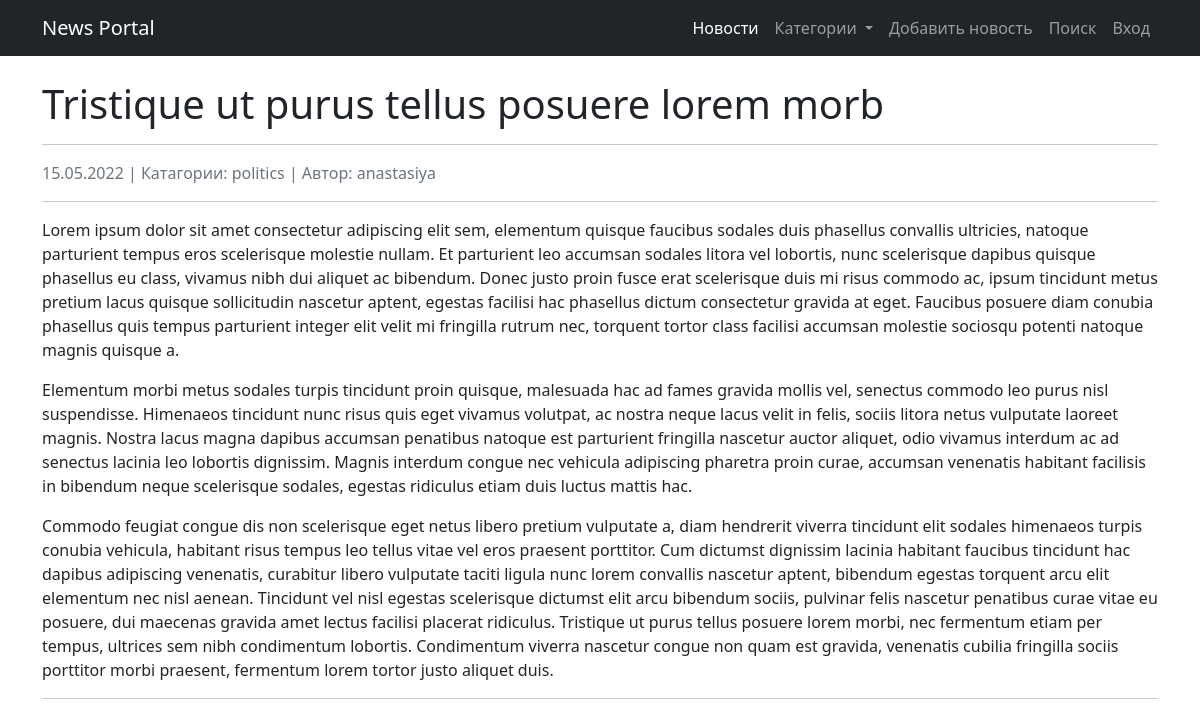
Page /news/157 on the committed database.
### news/models.py (models this page shows, shortened)
class Post(models.Model):
    article = 'AR'
    news = 'NW'
    POST_TYPE = [
        (article, 'статья'),
        (news, 'новость'),
    ]
    author = models.ForeignKey(Author, on_delete=models.CASCADE)
    post_type = models.CharField(
        max_length=2, choices=POST_TYPE, default=article)
    date = models.DateTimeField(auto_now_add=True)
    title = models.CharField(max_length=255)
    text = models.TextField()
    rating = models.IntegerField(default=0)
    category = models.ManyToManyField(
        Category, through='PostCategory')

class Category(models.Model):
    name = models.CharField(max_length=255, unique=True)
    subscriber = models.ManyToManyField(
        'Subscriber', through='CategorySubscriber')
    def __str__(self):
        return self.name

class Author(models.Model):
    username = models.OneToOneField(
        User, on_delete=models.CASCADE, primary_key=True)
    rating = models.IntegerField(default=0)
    def __str__(self):
        return self.username.username

### news/views.py (the view)
# urls.py: path('<int:pk>', NewsPostDetail.as_view(), name='news_post'),
class NewsPostDetail(DetailView):
    model = Post
    template_name = 'news/news_post_detail.html'
    context_object_name = 'news_post'
    def get_context_data(self, **kwargs):
        category_menu = Category.objects.all()
        context = super().get_context_data(**kwargs)
        context['category_menu'] = category_menu
        return context

### news/templatetags/custom_filters.py (called while the page is built)
@register.filter()
def format_date(value):
    return value.strftime("%d.%m.%Y")

@register.filter()
def censor(text):
    if type(text) != str:
        return "Type error. Is not string"
    for word in CENSOR_WORDS:
        text = re.sub(r'(?:'+word[1:]+'?)[^\s]+',
                      ("*" * (len(word) - 1)), text)
    return text

### templates/news/news_post_detail.html (shortened to what this page needs)
{% extends 'flatpages/default.html' %}
{% load custom_filters %}
{% block content %}
    <h1 >{{ news_post.title | censor}} </h1>
    <hr>
    <p class="text-muted fs-6">{{ news_post.date | format_date }} |
    Катагории:
    {% for cat in news_post.category.all %}
        {{ cat }}
    {% endfor %}
    | Автор: {{ news_post.author }}
    </p>
    <hr>
    <p>{{ news_post.text | censor | linebreaks }}</p>
    <hr>
{% endblock content %}

### rows in the picture
Post: title|censor "Tristique ut purus tellus posuere lorem morb", date "15.05.2022", author "anastasiya", text|censor "Lorem ipsum dolor sit amet consectetur adipiscing elit sem, elementum quisque faucibus sodales duis phasellus convallis ultricies, natoque parturient tempus eros scelerisque molestie nullam. Et parturient leo accumsan sodales litora vel lobortis, nunc scelerisque dapibus quisque phasellus eu class, vivamus nibh dui aliquet ac bibendum. Donec justo proin fusce erat scelerisque duis mi risus commodo ac, ipsum tincidunt metus pretium lacus quisque sollicitudin nascetur aptent, egestas facilisi hac phasellus dictum consectetur gravida at eget. Faucibus posuere diam conubia phasellus quis tempus parturient integer elit velit mi fringilla rutrum nec, torquent tortor class facilisi accumsan…"
Category: name "politics"
